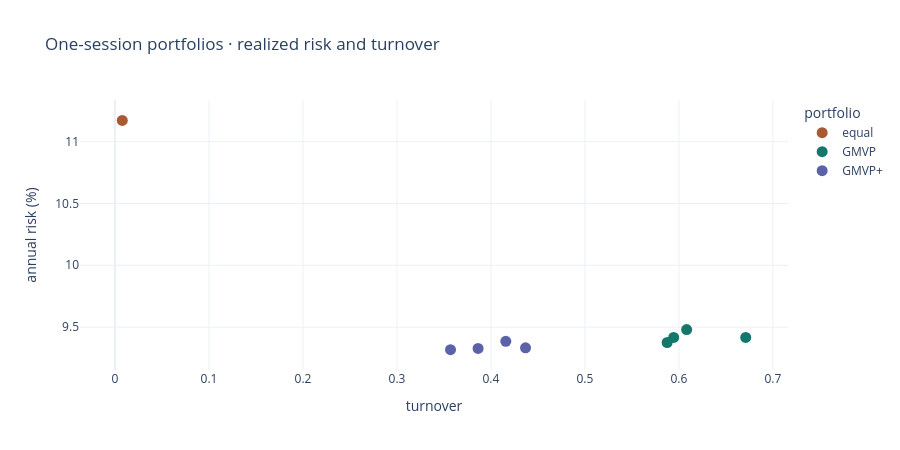

The notebook cell this image was saved under:
### Markdown cell above
## 4. portfolio exercise

Compare equal weights with unconstrained GMVP and long-only GMVP+. We solve the unconstrained linear system and use CVXPY with the OSQP solver for simplex-constrained weights. Risk is annualized percentage standard deviation of realized open-to-close portfolio returns. Turnover is measured after weights drift with realized returns.

The one-session exercise follows the protocol's risk and turnover formulas. Longer horizons summarize separate cohorts of nonoverlapping holding periods, compounded from retained open-to-close returns. Because a retained session can follow a data gap, the horizon is measured in observed panel sessions. These exercises exclude overnight returns, missing-date returns and transaction costs.

### Code cell
with threadpool_limits(limits=1):
    portfolios = {
        h: portfolio_table(
            result, panel.portfolio_return, horizon=h,
            selected=list(scores[1].index) if h == 1 else ["HAR-Cholesky", BASELINE, GRAPH_MODEL],
        )
        for h, result in forecasts.items()
    }
display(portfolios[1].round(4))
print("published one-day annualized GMVP standard deviation · Table 5")
display(pd.Series({"1/N": 11.890, "HAR-DRD": 9.918, "GHAR(GL,L)": 9.799}, name="%"))
for h in (5, 22):
    print(f"{h} sessions · selected portfolio models")
    display(portfolios[h].round(4))

risk = portfolios[1].loc[portfolios[1].model.isin(["1/N", "HAR-Cholesky", BASELINE, "GHAR(K,L)", GRAPH_MODEL])]
fig = px.scatter(
    risk, x="turnover", y="annual risk (%)", hover_name="model", color="portfolio",
    title="One-session portfolios · realized risk and turnover",
    color_discrete_sequence=["#a85a32", "#14776c", "#5c62a8"],
)
fig.update_traces(marker={"size": 11})
fig.update_layout(template="plotly_white", height=450)
fig.show(renderer="plotly_mimetype")

### Figure 1 — Plotly figure (JSON) as saved in the notebook; plotly's stock layout.template omitted (floating-point values rounded to 4 significant figures)
{"data": [{"hovertemplate": "<b>%{hovertext}</b><br><br>portfolio=equal<br>turnover=%{x}<br>annual risk (%)=%{y}<extra></extra>", "hovertext": ["1/N"], "legendgroup": "equal", "marker": {"color": "#a85a32", "size": 11, "symbol": "circle"}, "mode": "markers", "name": "equal", "orientation": "v", "showlegend": true, "type": "scatter", "x": [0.00771], "xaxis": "x", "y": [11.17], "yaxis": "y"}, {"hovertemplate": "<b>%{hovertext}</b><br><br>portfolio=GMVP<br>turnover=%{x}<br>annual risk (%)=%{y}<extra></extra>", "hovertext": ["HAR-Cholesky", "HAR-DRD", "GHAR(K,L)", "GHAR(GL,L)"], "legendgroup": "GMVP", "marker": {"color": "#14776c", "size": 11, "symbol": "circle"}, "mode": "markers", "name": "GMVP", "orientation": "v", "showlegend": true, "type": "scatter", "x": [0.5944, 0.6711, 0.5875, 0.6082], "xaxis": "x", "y": [9.417, 9.416, 9.375, 9.48], "yaxis": "y"}, {"hovertemplate": "<b>%{hovertext}</b><br><br>portfolio=GMVP+<br>turnover=%{x}<br>annual risk (%)=%{y}<extra></extra>", "hovertext": ["HAR-Cholesky", "HAR-DRD", "GHAR(K,L)", "GHAR(GL,L)"], "legendgroup": "GMVP+", "marker": {"color": "#5c62a8", "size": 11, "symbol": "circle"}, "mode": "markers", "name": "GMVP+", "orientation": "v", "showlegend": true, "type": "scatter", "x": [0.357, 0.4368, 0.3863, 0.4158], "xaxis": "x", "y": [9.318, 9.333, 9.327, 9.385], "yaxis": "y"}], "layout": {"height": 450, "legend": {"title": {"text": "portfolio"}, "tracegroupgap": 0}, "title": {"text": "One-session portfolios · realized risk and turnover"}, "xaxis": {"anchor": "y", "domain": [0.0, 1.0], "title": {"text": "turnover"}}, "yaxis": {"anchor": "x", "domain": [0.0, 1.0], "title": {"text": "annual risk (%)"}}}}
